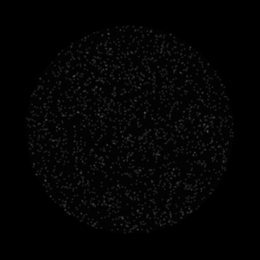
%> input picture sim_random_N2000_image1_Ch1.tif, 260 x 260 px, shrunk from 512 x 512 before the run
$ octave --eval "SR_ICCS_simple('sim_random_N2000_image1_Ch1.tif');"   (GNU Octave 9; MATLAB toolbox functions it lacks are replaced by stand-ins)
%> lines starting %> are read from the running program, lines starting %| are printed output that depends on the picture; in (x1, y1, x2, y2) boxes, pixels count from 0 and x2, y2 are one past the last pixel; in counts of white or black regions, pixels touching at a corner belong together; the program's own positions count from 1
%%   User-fiendly code based on the following article:
%$£
%$£  M. Oneto, L. Scipioni, M.J. Sarmento, I. Cainero, S. Pelicci, L. Furia, P.G. Pelicci,
%$£  G.I. Dellino, P. Bianchini, M. Faretta, E. Gratton, A. Diaspro and L. Lanzanò
%$£  Nanoscale distribution of nuclear sites analyzed by superresolution STED-ICCS
%$£  bioRxiv, 753228
%$£
%$£
%$£
%$£%$£%$£%$£%$£%$£%$£%$£%$£%$£%$£%$£%$£%$£%$£%$£%$£%$£%$£%$£%$£%$£%$£%$£%$£
%$£                                                                     %$£
%$£                              Luca Lanzanò @ Diaspro-Lab             %$£
%$£         Istituto Italiano di Tecnologia - Nanoscopy Department      %$£
%$£                      User-Friendly Version (Oct 2019)               %$£
%$£                                                                     %$£
%$£%$£%$£%$£%$£%$£%$£%$£%$£%$£%$£%$£%$£%$£%$£%$£%$£%$£%$£%$£%$£%$£%$£%$£%$£


function [ ]=SR_ICCS_simple(filename );
%> called with filename = 'sim_random_N2000_image1_Ch1.tif'

%open files ...
[filename,pathname, filterindex] = uigetfile({'*.tif'},'Please select an image ');
%> the answer given: sim_random_N2000_image1_Ch1.tif
filenamefull = [pathname, filename];
A=simple_ICCS_readfiletif(filenamefull);
%> in simple_ICCS_readfiletif, A is the input picture: size 260x260 uint8; min 0, max 80, mean 3.8
T=size(A,3);
%> T = 1
X=size(A,1);
%> X = 260
Y=size(A,2);
%> Y = 260
xch1=A(:,:,1);

% [6 lines of commented-out code are left out]

if T < 2
[filename2,pathname2, filterindex] = uigetfile({'*.tif'},'Select 2nd channel? ');
%> the answer given: sim_random_N2000_image1_Ch1.tif
    if filename2 ~= 0
    filenamefull2 = [pathname2, filename2];
    A2=simple_ICCS_readfiletif(filenamefull2);
    T=size(A,3);
    X=size(A,1);
    Y=size(A,2);
    xch2=A2(:,:,1);
    else
        xch2=xch1;
    end
else
    xch2=A(:,:,2);
end
x1=cat(3,xch1,xch2);

%load or define mask
maskch=1;
[filenamemask,pathnamemask, filterindex] = uigetfile({'*.tif'},'Select Mask');
%> the answer given: sim_random_N2000_image1_Ch1.tif
if filenamemask ~= 0
filenamefull3 = [pathnamemask, filenamemask];
Mask=simple_ICCS_readfiletif(filenamefull3);
% [12 lines of commented-out code are left out]

    Thrmask=0;
%     figcheck=1;
%     while figcheck==1
    B=simpleICCS_Threshold(Mask,Thrmask);
% [13 lines of commented-out code are left out]
Mask=B;
% Mask(Mask>0)=1;
end

%set analysis area
Thr1=0;
Thr2=0;
sm=0.0;
Extra=0;
figcheck=1;
maxlag=ceil(X/4);
figure
while figcheck==1
% B=simple_ICCS_Threshold(x1,Thr1,Thr2);
if filenamemask ~= 0
[x1pad,Np,Mask,B,Iav]=simple_PadForICS_fromMask(x1,Extra,Mask);
else
[x1pad,Np,Mask,B,Iav]=simple_PadForICS_sm(x1,Extra, [Thr1,Thr2], sm);
end
b1=x1pad(:,:,1);
[m,n]=size(b1);
b2=x1pad(:,:,2);
subplot(2,2,1)
imagesc(b1)
subplot(2,2,2)
imagesc(b2)
subplot(2,2,3)
imagesc(Mask)

%ICS global analysis with padding G(0) correction
ACF1=simple_ICCS_CCFmean(b1,b1)*m*m*n*n./(m*n-Np(1))./(m*n-Np(1));
ACF2=simple_ICCS_CCFmean(b2,b2)*m*m*n*n./(m*n-Np(2))./(m*n-Np(2));
CCF=simple_ICCS_CCFmean(b1,b2)*m*m*n*n./(m*n-Np(1))./(m*n-Np(2));  %Np(1) and 2 are equal
maxlag=min(maxlag,length(ACF1));
subplot(2,2,4)
plot(ACF1(1:maxlag),'DisplayName','ACF1');hold all;plot(ACF2(1:maxlag),'DisplayName','ACF2');plot(CCF(1:maxlag),'DisplayName','CCF');hold off;

prompt2 = {'Threshold ch1:','Threshold ch2:','smooth','Extra pixels','Points to plot for ACF'};
dlg_title2 = 'Set area for analysis';
num_lines = 1;
def2 = {num2str(Thr1),num2str(Thr2),num2str(sm),num2str(Extra),num2str(maxlag)};
answer2 = inputdlg(prompt2,dlg_title2,num_lines,def2);
figcheck=~isempty(answer2);
if figcheck==1
Thr1=str2num(answer2{1});
Thr2=str2num(answer2{2});
sm=str2num(answer2{3});
Extra=str2num(answer2{4});
maxlag=str2num(answer2{5});

end
end

%set parameters for fit
lag0=1; %first spatial lag to fit
lagfit=maxlag; %points to fit
FWHM1nm=132;
FWHM2nm=96;
px=0.04; %px size in um
tol=50;
% const=0.19;
% const=simple_ICCS_Get_const(FWHM1nm/(px*1000),FWHM2nm/(px*1000));
figcheck2=1;
figure
subplot(2,2,1);
str = {' f=' , ' d='};
dim = [.30 .15 .7 .76 ];
an=annotation('textbox',dim,'String',str,'FitBoxToText','on');

while figcheck2==1
subplot(2,2,1)
[param3, fit12, chisq12]=simple_ICCS_Fit_ICS_1Dsingle(lag0:lag0+lagfit-1,CCF(lag0+1:lag0+lagfit),4,1,'Cross');
subplot(2,2,3)
[param1, fit1, chisq1]=simple_ICCS_Fit_ICS_1Dsingle(lag0:lag0+lagfit-1,ACF1(lag0+1:lag0+lagfit),4,1,'auto 1');
subplot(2,2,4)
[param2, fit2, chisq2]=simple_ICCS_Fit_ICS_1Dsingle(lag0:lag0+lagfit-1,ACF2(lag0+1:lag0+lagfit),4,1,'auto 2');
w1=param1(3);
w2=param2(3);
wcc=param3(3);
M1ccg = param3(2)/param2(2) ;  % these are the parameters for coloc global
M2ccg = param3(2)/param1(2) ;  % these are the parameters for coloc global
Size1=w1*px*1.18;
Size2=w2*px*1.18;
Size12=wcc*px*1.18;
wrefg=sqrt(w1*w2);
if chisq12/max(chisq1,chisq2)<tol &&  param3(3) > 0.5*wrefg && param3(3) < 2*wrefg && param3(1)>-0.2*abs(param3(2)) % conditions on global fit
%   M12ccg=sqrt(M1ccg*M2ccg);
M12ccg=0.5*(M1ccg+M2ccg);    % arithmetic mean
wrefdelta=sqrt(0.5*( w1^2+w2^2 ));
deltaw=wcc-wrefdelta;
dist=0;
if deltaw>0
const=simple_ICCS_Get_const(FWHM1nm/(px*1000),FWHM2nm/(px*1000));
dist=sqrt(deltaw/const)*px*1000;
end
str = {[' f=',num2str(M12ccg,2)], [' d=', num2str(dist,3),' nm']};
set(an,'String',str);
else
  M12ccg=0;
str = {[' f=',num2str(M12ccg,2)]};
set(an,'String',str);
end

prompt2 = {'Min lag:','Max lag:','tolerance','Pixel size (um)','FWHM1(nm)','FWHM2(nm)'};
dlg_title2 = 'Set paramaters for fit';
num_lines = 1;
def2 = {num2str(lag0),num2str(lagfit),num2str(tol),num2str(px),num2str(FWHM1nm),num2str(FWHM2nm)};
answer2 = inputdlg(prompt2,dlg_title2,num_lines,def2);
figcheck2=~isempty(answer2);
if figcheck2==1
lag0=str2num(answer2{1});
lagfit=str2num(answer2{2});
tol=str2num(answer2{3});
px=str2num(answer2{4});
FWHM1nm=str2num(answer2{5});
FWHM2nm=str2num(answer2{6});
end
end

Results(:,1)=lag0:lag0+lagfit-1;
Results(:,2)=CCF(lag0+1:lag0+lagfit);
Results(:,3)=fit12;
Results(:,4)=ACF1(lag0+1:lag0+lagfit);
Results(:,5)=fit1;
Results(:,6)=ACF2(lag0+1:lag0+lagfit);
Results(:,7)=fit2;


% ResultsPar(i,:)=[N1 w1 N2 w2 M1cc M2cc wcc Area(i) dens1 dens2];
% ResultsPar1000=round(ResultsPar*1000);

filenameout=filenamefull(1:end-4) ;

answer = questdlg('Save data?');
if strcmp(answer,'Yes')==1
%save data in Matlab
save([filenameout,'_ICCS.mat'] );
% writing files txt
dlmwrite([filenameout,'.txt'],Results,'delimiter',';','precision',4);
end

MaskP1=Mask;
MaskP2=Mask;
%set parameters for local
BW=1;
tolneg=0.2; %max negative offset %
Gmin=0.001;
Gmax=10*max(param1(2),param2(2));
M=10;  % points in x for local analysis (1 for global only)
Sizemax1=Size1*1.5;
Sizemax2=Size2*1.5;
figcheck3=1;
figure
while figcheck3==1
Mask2=Mask;
wmax1=Sizemax1/1.18/px;
wmax2=Sizemax2/1.18/px;
%start local if N>1
Dloc=min(m,n);
Mlocal=zeros(m,n);
if M>1
vsampx=ones(1,M,'uint16');
fos=0.3;  %oversampling ebtween local ROIs
%set size of local moving mask
Dloc=floor( m/(M-(M-1)*fos) );
if iseven(Dloc)
    Dloc=Dloc-1;
end
Dh=uint16((Dloc-1)/2);
vsampx(1)=uint16(1+(Dloc-1)/2);
vsampx(M)=uint16(m-(Dloc-1)/2);
step=uint16(floor((vsampx(M)-vsampx(1))/(M-1)));
for ii=2:M-1
    vsampx(ii)=vsampx(1)+step * (ii-1);
end
My=round(M*n/m);
vsampy=ones(1,My,'uint16');
vsampy(1)=uint16(1+(Dloc-1)/2);
vsampy(My)=uint16(n-(Dloc-1)/2);
stepy=uint16(floor((vsampy(My)-vsampy(1))/(My-1)));
for jj=2:My-1
    vsampy(jj)=vsampy(1)+stepy * (jj-1);
end

%local analysis at points  M x My
Mloc=zeros(M,My);
WW=zeros(M,My);
w1loc=zeros(M,My);
w2loc=zeros(M,My);
wccloc=zeros(M,My);
for iloc=1:M
    for jloc=1:My
        %define the local subimage from padded full image
        Aloc1=b1(vsampx(iloc)-Dh:vsampx(iloc)+Dh, vsampy(jloc)-Dh:vsampy(jloc)+Dh);
        Aloc2=b2(vsampx(iloc)-Dh:vsampx(iloc)+Dh, vsampy(jloc)-Dh:vsampy(jloc)+Dh);

        MaskLoc=Mask(vsampx(iloc)-Dh:vsampx(iloc)+Dh, vsampy(jloc)-Dh:vsampy(jloc)+Dh);
        MaskLoc1=MaskP1(vsampx(iloc)-Dh:vsampx(iloc)+Dh, vsampy(jloc)-Dh:vsampy(jloc)+Dh);
        MaskLoc2=MaskP2(vsampx(iloc)-Dh:vsampx(iloc)+Dh, vsampy(jloc)-Dh:vsampy(jloc)+Dh);
        MinPx=(BW-1);
        if ( numel(find(MaskLoc1>0))>MinPx && numel(find(MaskLoc2>0))>MinPx )
        WW(iloc,jloc)=1;
        end

%         WW(iloc,jloc)=numel(find(MaskLoc>0))/numel(MaskLoc);  % weight based on number of significant pixels in Mask

        %perform analysis on local subimage and get parameters without plot
        %each time or with a collective plot
        % padding on local image
        [Aloc1,~,~,~,~]=simple_PadForICS_fromMask(Aloc1,0,MaskLoc);
        [Aloc2,~,~,~,~]=simple_PadForICS_fromMask(Aloc2,0,MaskLoc);
        ACFloc1=simple_ICCS_CCFmean(Aloc1,Aloc1);
        ACFloc2=simple_ICCS_CCFmean(Aloc2,Aloc2);
        CCFloc=simple_ICCS_CCFmean(Aloc1,Aloc2);
        disp=0;
        lagfitloc=min(lagfit, length(CCFloc)-lag0);
        [param1loc, ~,chiloc1]=simple_ICCS_Fit_ICS_1Dsingle(lag0:lag0+lagfitloc-1,ACFloc1(lag0+1:lag0+lagfitloc),w1,disp,'');
        [param2loc, ~,chiloc2]=simple_ICCS_Fit_ICS_1Dsingle(lag0:lag0+lagfitloc-1,ACFloc2(lag0+1:lag0+lagfitloc),w2,disp,'');
        [param3loc, ~,chiloc12]=simple_ICCS_Fit_ICS_1Dsingle(lag0:lag0+lagfitloc-1,CCFloc(lag0+1:lag0+lagfitloc),wcc,disp,'');
        if abs(param1loc(2))>Gmin && abs(param1loc(2))<Gmax && abs(param2loc(2))>Gmin && abs(param2loc(2))<Gmax && abs(param3loc(2))<2*max([param1loc(2),param2loc(2)]) && param1loc(3)<wmax1 && param2loc(3)<wmax2  % 1st set of conditions on local fit
        w1loc(iloc,jloc)=param1loc(3);
        w2loc(iloc,jloc)=param2loc(3);
        wref=sqrt(param1loc(3)*param2loc(3));
%         N1=(1/param1(2))*Area(i)/(pi*param1(3)*param1(3));
%         N2=(1/param2(2))*Area(i)/(pi*param2(3)*param2(3));]
        M1cc = param3loc(2)/param2loc(2) ;  % these are the parameters for coloc
        M2cc = param3loc(2)/param1loc(2) ;  % these are the parameters for coloc
                %set some limits for reasonable wcc (to discard values from
                %bad fits) and check relative tolerance
            if  param3loc(3) > 0.5*wref && param3loc(3) < 2*wref && chiloc12/max(chiloc1,chiloc2)<tol  && param3loc(1)>-tolneg*abs(param3loc(2)) % 2nd set of conditions on local fit
%                 Mloc(iloc,jloc)=sqrt(abs(M1cc*M2cc));
                Mloc(iloc,jloc)=mean([M1cc,M2cc]);
                wccloc(iloc,jloc)=param3loc(3);
            end
        end

    end
end
%interpolate from MxN points to the entire image using interp2
[Xs,Ys] = meshgrid(double(vsampx),double(vsampy));
[Xq,Yq] = meshgrid(1:m,1:n);
% [6 lines of commented-out code are left out]
Vq = interp2(Xs,Ys,WW.*Mloc,Xq,Yq);
Vq(isnan(Vq)) = 0;  % remove NaN
Mask(isnan(Vq)) = 0; % remove NaN

SizeMap1 = interp2(Xs,Ys,w1loc,Xq,Yq);
SizeMap1=1.18*px*SizeMap1.*Mask;
SizeMap1(isnan(SizeMap1)) = 0;  % remove NaN
SizeMap2 = interp2(Xs,Ys,w2loc,Xq,Yq);
SizeMap2=1.18*px*SizeMap2.*Mask;
SizeMap2(isnan(SizeMap2)) = 0;  % remove NaN
% MaskCh1=simpleICCS_Threshold(SizeMap1,[0,Sizemax]);
% MaskCh2=simpleICCS_Threshold(SizeMap2,[0,Sizemax]);
% Mask2=MaskCh1.*MaskCh2;
Mlocal=Vq.*Mask2;
Mav=mean(Mlocal(Mask2>0));
SizeAv1=mean(SizeMap1(Mask>0));
SizeAv2=mean(SizeMap2(Mask>0));


subplot(2,2,1);
imagesc(Mlocal);
colorbar
axis image
title(['<Local cross>=',num2str(Mav,2)]);
subplot(2,2,3);
imagesc(SizeMap1);
colorbar
axis image
title(['<Local size 1>=',num2str(SizeAv1,3),' um']);
subplot(2,2,4);
imagesc(SizeMap2);
colorbar
axis image
title(['<Local size 2>=',num2str(SizeAv2,3),' um']);


% local test fit
pxtest=[floor(m/2) floor(n/2)];
itest=pxtest(1);  % pixel coord and mask for showing local fit
jtest=pxtest(2);
Aloc1test=b1(itest-Dh:itest+Dh,jtest-Dh:jtest+Dh);
Aloc2test=b2(itest-Dh:itest+Dh,jtest-Dh:jtest+Dh);
CCFloctest=simple_ICCS_CCFmean(Aloc1test,Aloc2test);
subplot(2,2,2);
lagfitloc=min(lagfit, length(CCFloctest)-lag0);
[param3loctest, ~, ~]=simple_ICCS_Fit_ICS_1Dsingle(lag0:lag0+lagfitloc-1,CCFloctest(lag0+1:lag0+lagfitloc),wcc,1,'local test');

end
%end local analysis

prompt2 = {'Points for local ICCS map', 'Max Size 1 (um)','Max Size 2 (um)', 'min G','max G','max neg offset','Min # Pixels in Local'};
dlg_title2 = 'Paramaters for Local ICCS';
num_lines = 1;
def2 = {num2str(M),num2str(Sizemax1),num2str(Sizemax2),num2str(Gmin),num2str(Gmax),num2str(tolneg),num2str(BW)};
answer3 = inputdlg(prompt2,dlg_title2,num_lines,def2);
figcheck3=~isempty(answer3);
if figcheck3==1
M=str2num(answer3{1});
Sizemax1=str2num(answer3{2});
Sizemax2=str2num(answer3{3});
Gmin=str2num(answer3{4});
Gmax=str2num(answer3{5});
tolneg=str2num(answer3{6});
BW=str2num(answer3{7});
end
end


answer = questdlg('Save data?');
if strcmp(answer,'Yes')==1
%save data in Matlab
save([filenameout,'_locICCS.mat'] );
%export images (using Matlab)
A1=double(Mlocal);
MaxValImg=max(A1,[],'all');
MinValImg=min(A1,[],'all');
Aout=(A1-MinValImg)/(MaxValImg-MinValImg);
outputFileName = [filenameout, '_Local_min',num2str(MinValImg,2),'max',num2str(MaxValImg),'.tiff'];
delete outputFileName ;
imwrite(Aout, outputFileName);

end

end


%required funtions

function A=simple_ICCS_readfiletif(fname)
info = imfinfo(fname);
nslice = numel(info);
A=imread(fname, 1);  % read tif stack data
for k = 2:nslice
    B = imread(fname, k);
    A=cat(3,A,B);
end

end

% [10 lines left out: function simpleICCS_smooth_simple, not called in this run]

function [y,Np, varargout]=simple_PadForICS_fromMask(x1,Extra,Mask)
[m,n,p]=size(x1);
Mask=double(Mask);
%% padding
y=zeros(m+2*Extra,n+2*Extra,p);
for k=1:p
    y(Extra+1:Extra+m,Extra+1:Extra+n,k)=x1(:,:,k);
end
%% adding average on zeros
for k=1:p
    x=y(:,:,k);
    MeanInt(k)=mean(x(Mask>0));
    c=0;
    for i=1:m+2*Extra
        for j=1:n+2*Extra
            if Mask(i,j)==0 || isnan(Mask(i,j))
            y(i,j,k)=MeanInt(k) ;
            c=c+1;
            end
        end
    end
Np(k)=c;

if nargout > 2
varargout{1} = Mask;
end

if nargout > 3
    for k=1:p
      Aroi=y(:,:,k).*Mask;
      A=simpleICCS_smooth_simple(Aroi,0.2,1);
      B(k)=median(A(A>0));
    end
varargout{2} = B;
end

if nargout > 4
varargout{3} = MeanInt;
end


end

end


% [57 lines left out: function simple_PadForICS_sm, not called in this run]


function  Output=simple_ICCS_CCFmean(x1,x2)

NumberOfAngles=180;
[X,Y]=size(x1);
%ACF=conv2(x1,x2,'same');
F1=fft2(x1);
F2=fft2(x2);
ACF= F1.*conj(F2);
G=((sum(sum(x1)))*(sum(sum(x2)))/X/Y);
ACF= ifft2(ACF);
ACF= fftshift(ACF)./G-1;

[R, C]=size(ACF);
if iseven(R)
r0=R/2+1;
else
r0=(R+1)/2;
end
if iseven(C)
c0=C/2+1;
% Radius=min(R/2,C/2);
else
c0=(C+1)/2;
% Radius=min((R-1)/2,(C-1)/2);
end
Radius=min(r0-1,c0-1);

if NumberOfAngles==1
    Output=ACF(r0,c0:end);
else
ACF1=flipud(ACF(1:r0-1,c0:end));
ACF2=ACF(r0:end,c0:end);
ProfMat=zeros(NumberOfAngles*2,Radius);

for j=1:2
    if j==1
        y=ACF1';
    else
        y=ACF2;
    end

% CALCULATION OF ROTATIONAL MEAN
% Definition of angles
t=(pi/NumberOfAngles/2:pi/NumberOfAngles/2:pi/2);

% Matrix
y=y(1:Radius,1:Radius);
% Cycle between the 2nd and 2nd to last angles
[~, y1y]=size(y);

for i=1:NumberOfAngles
   rt=ceil(cos(t(i))*(1:Radius));
   ct=ceil(sin(t(i))*(1:Radius));
   profile=y((rt-1).*y1y+ct);

   if j==1
   ProfMat(NumberOfAngles+i,:)=profile;
   else
   ProfMat(i,:)=profile;
   end
end

end


Output=[double(ACF(r0,c0)) sum(ProfMat)./(2*NumberOfAngles)];
%
% OrientedProfiles=min_fw_Profile;
% OrientedProfiles(2,:)=max_fw_Profile;
% Angles=[min_th,max_th];

end


end

function bool=iseven(x)

if mod(x,2) == 0
bool=1;
else
bool=0;
end
end

% [21 lines left out: function simple_ICCS_Fit_ICS_1Dsingle, not called in this run]

function B=simpleICCS_Threshold(A,thr)
%> called with thr = 0

if length(thr)==1
B=A;
B(B<=thr)=0;
B(B>thr)=1;
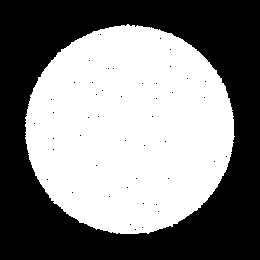
%> B: size 260x260 uint8; values 0 (black) and 1 (white), 50.6% white; 47 black regions (46 under 20 px), largest, box (x1, y1, x2, y2) and area: (0, 0, 260, 260) 33341
else
B=A;
B(B>thr(2))=0;
B(B<=thr(1))=0;
B(B>0)=1;
end

end

% [34 lines left out: function simple_ICCS_Get_const, not called in this run]
%> (the run ends here)
